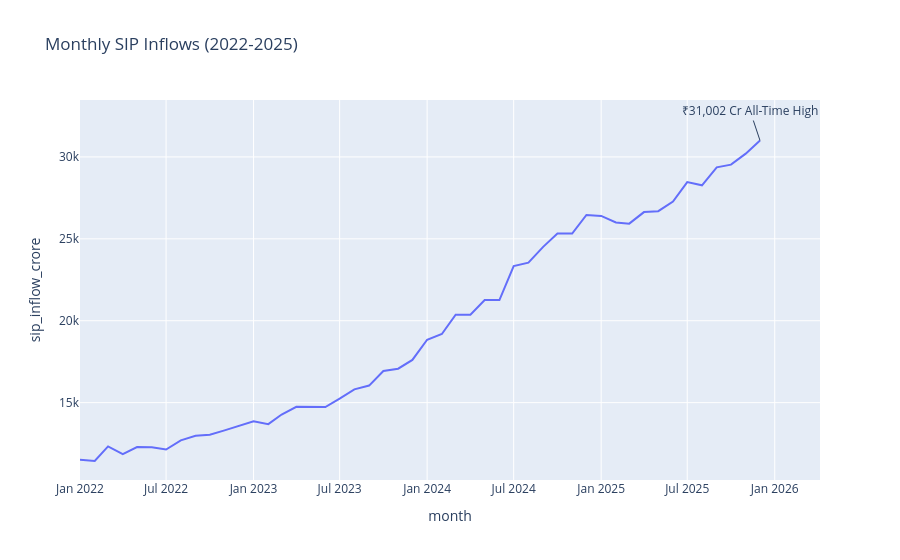

Notebook code cell kept with this figure:
### Markdown cell above
# Key EDA Findings
1.SBI Mutual Fund has the highest AUM among all fund houses.
2.SIP inflows reached an all-time high of ₹31,002 Cr in Dec 2025.
3.Equity folios grew faster than debt folios.
4.Investors aged 26–35 form the largest investor segment.
5.Banking sector has the highest portfolio allocation.
6.NAV trends showed strong growth during 2023.
7.Most schemes exhibit positive return correlation.
8.B30 cities contribute significantly to SIP participation.
9.Male investors outnumber female investors.
10.Flexi Cap and Mid Cap categories attracted strong inflows.

### Code cell
import plotly.express as px

sip = pd.read_csv("../data/raw/04_monthly_sip_inflows.csv")

sip["month"] = pd.to_datetime(sip["month"])

fig = px.line(
    sip,
    x="month",
    y="sip_inflow_crore",
    title="Monthly SIP Inflows (2022-2025)"
)

fig.add_annotation(
    x="2025-12-01",
    y=31002,
    text="₹31,002 Cr All-Time High",
    showarrow=True
)

fig.show()

### Figure 1 — Plotly figure (JSON) as saved in the notebook; plotly's stock layout.template omitted (floating-point values rounded to 4 significant figures)
{"data": [{"hovertemplate": "month=%{x}<br>sip_inflow_crore=%{y}<extra></extra>", "legendgroup": "", "line": {"color": "#636efa", "dash": "solid"}, "marker": {"symbol": "circle"}, "mode": "lines", "name": "", "orientation": "v", "showlegend": false, "type": "scatter", "x": ["2022-01-01T00:00:00.000000", "2022-02-01T00:00:00.000000", "2022-03-01T00:00:00.000000", "2022-04-01T00:00:00.000000", "2022-05-01T00:00:00.000000", "2022-06-01T00:00:00.000000", "2022-07-01T00:00:00.000000", "2022-08-01T00:00:00.000000", "2022-09-01T00:00:00.000000", "2022-10-01T00:00:00.000000", "2022-11-01T00:00:00.000000", "2022-12-01T00:00:00.000000", "2023-01-01T00:00:00.000000", "2023-02-01T00:00:00.000000", "2023-03-01T00:00:00.000000", "2023-04-01T00:00:00.000000", "2023-05-01T00:00:00.000000", "2023-06-01T00:00:00.000000", "2023-07-01T00:00:00.000000", "2023-08-01T00:00:00.000000", "2023-09-01T00:00:00.000000", "2023-10-01T00:00:00.000000", "2023-11-01T00:00:00.000000", "2023-12-01T00:00:00.000000", "2024-01-01T00:00:00.000000", "2024-02-01T00:00:00.000000", "2024-03-01T00:00:00.000000", "2024-04-01T00:00:00.000000", "2024-05-01T00:00:00.000000", "2024-06-01T00:00:00.000000", "2024-07-01T00:00:00.000000", "2024-08-01T00:00:00.000000", "2024-09-01T00:00:00.000000", "2024-10-01T00:00:00.000000", "2024-11-01T00:00:00.000000", "2024-12-01T00:00:00.000000", "2025-01-01T00:00:00.000000", "2025-02-01T00:00:00.000000", "2025-03-01T00:00:00.000000", "2025-04-01T00:00:00.000000", "2025-05-01T00:00:00.000000", "2025-06-01T00:00:00.000000", "2025-07-01T00:00:00.000000", "2025-08-01T00:00:00.000000", "2025-09-01T00:00:00.000000", "2025-10-01T00:00:00.000000", "2025-11-01T00:00:00.000000", "2025-12-01T00:00:00.000000"], "xaxis": "x", "y": [11517, 11438, 12328, 11863, 12286, 12276, 12140, 12694, 12976, 13040, 13306, 13573, 13856, 13687, 14276, 14749, 14749, 14734, 15245, 15814, 16042, 16928, 17073, 17610, 18838, 19187, 20371, 20371, 21262, 21262, 23332, 23547, 24509, 25323, 25320, 26459, 26400, 25999, 25926, 26632, 26688, 27274, 28464, 28265, 29361, 29529, 30200, 31002], "yaxis": "y"}], "layout": {"annotations": [{"showarrow": true, "text": "₹31,002 Cr All-Time High", "x": "2025-12-01", "y": 31002}], "legend": {"tracegroupgap": 0}, "title": {"text": "Monthly SIP Inflows (2022-2025)"}, "xaxis": {"anchor": "y", "domain": [0, 1], "title": {"text": "month"}}, "yaxis": {"anchor": "x", "domain": [0, 1], "title": {"text": "sip_inflow_crore"}}}}
